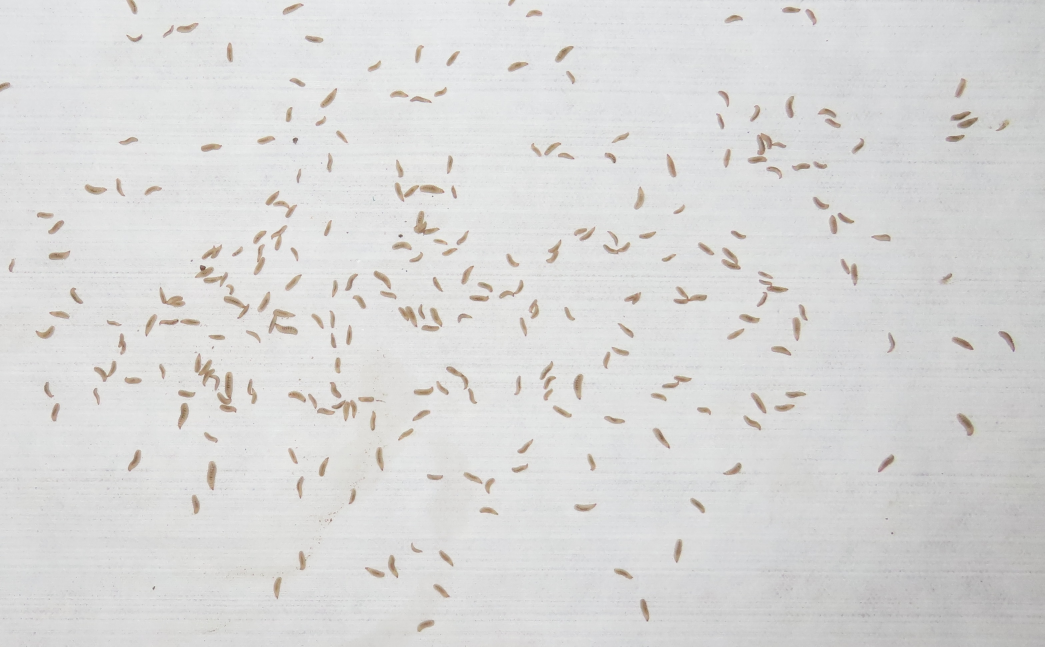
#> input picture Prueba 2_Cortada.JPG, 3134 x 1940 px, found by its file name (shown at 1/3 size)
$ python test2.py
#> lines starting #> are read from the running program, lines starting #| are printed output that depends on the picture; after the words box and inside, x2 and y2 are one past the last pixel; in counts of white or black regions, pixels touching at a corner belong together
import cv2
import numpy as np
import imutils

# Read the image
imagen = cv2.imread("Prueba 2_Cortada.jpg")
#> imagen is the input picture: shape (1940, 3134, 3); mean B, G, R 216.2, 216.9, 217.2

# Resize the image
imagen = imutils.resize(imagen, width=1000)
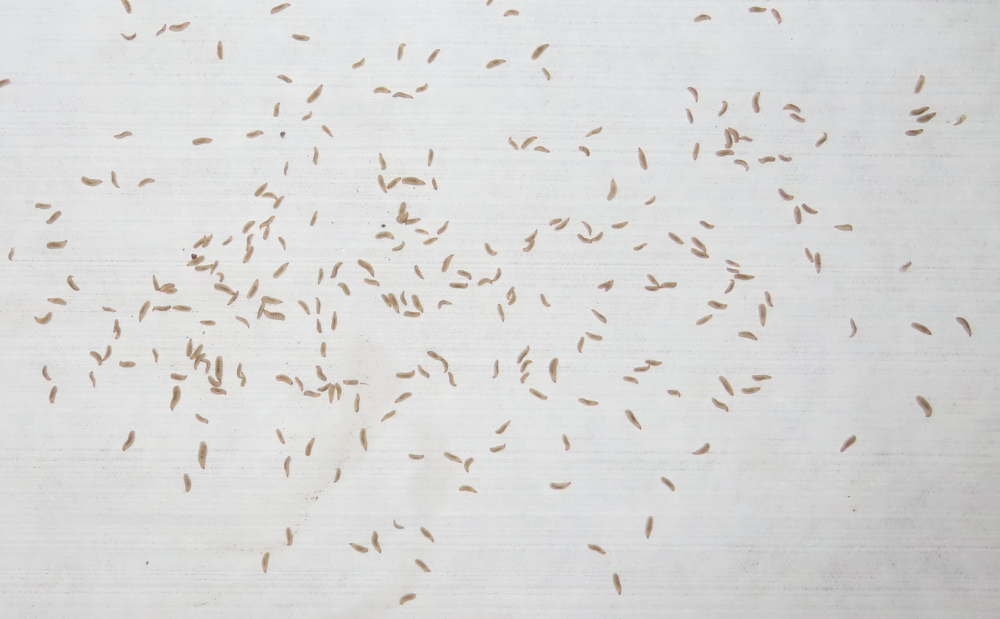
#> imagen: shape (619, 1000, 3); mean B, G, R 216.2, 216.9, 217.2

# Convert image to grayscale
gray = cv2.cvtColor(imagen, cv2.COLOR_BGR2GRAY)

# Preprocessing
# Ajuste de parámetros para suavizado de imagen
smoothed_image = cv2.GaussianBlur(gray, (7, 7), 0)
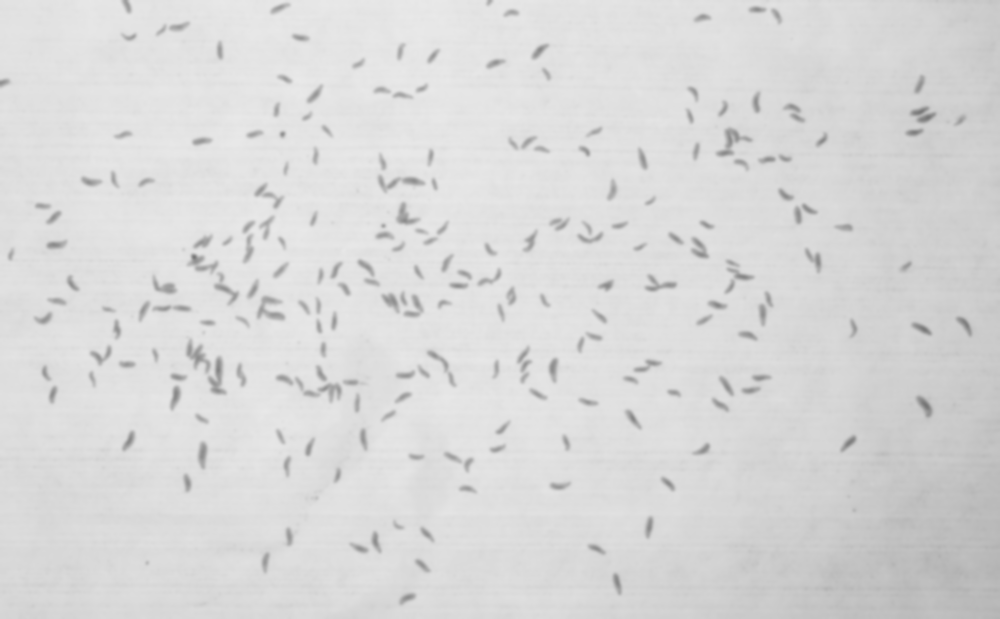
#> smoothed_image: shape (619, 1000); min 118, max 233, mean 216.9
adaptive_threshold = cv2.adaptiveThreshold(smoothed_image, 255, cv2.ADAPTIVE_THRESH_GAUSSIAN_C, cv2.THRESH_BINARY, 11,
                                           2)
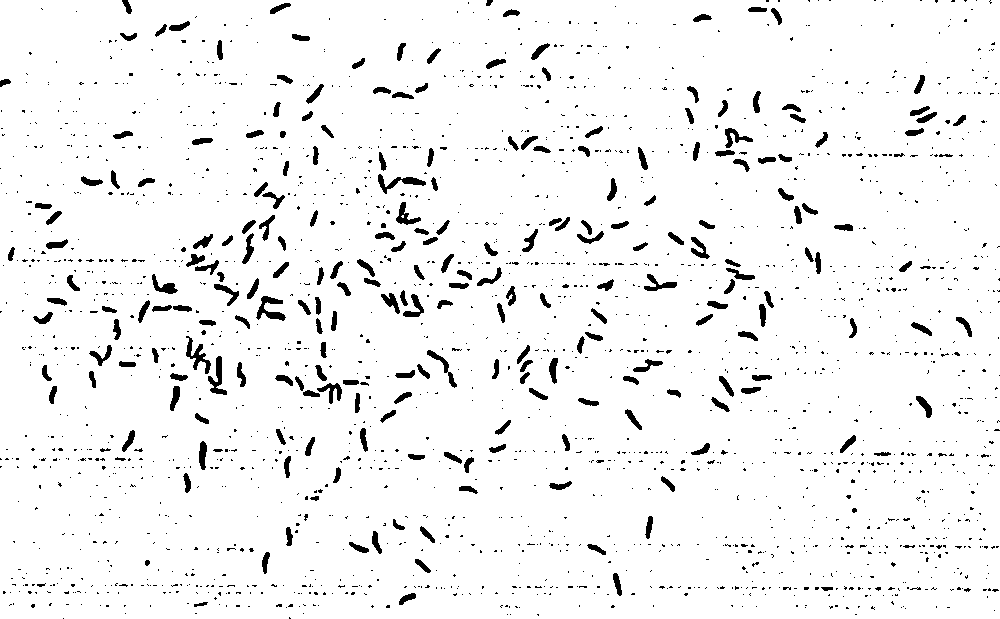
#> adaptive_threshold: shape (619, 1000); 95.1% white; 2089 black regions (1842 under 20 px)

# Contour detection
contours, _ = cv2.findContours(adaptive_threshold, cv2.RETR_LIST, cv2.CHAIN_APPROX_SIMPLE)
#> contours = 2294 contours, 2007 with area under 20; largest, box (x1, y1, x2, y2) and area: (0, 0, 1000, 619) 617100, (185, 335, 212, 375) 400, (255, 295, 287, 322) 394, (377, 173, 427, 195) 371, (207, 355, 228, 396) 357

# Draw contours on original image and count worms
num_worms = 0
for idx, contour in enumerate(contours):
    area = cv2.contourArea(contour)
    if area < 50:  # Filter out small contours
        continue
    # Get centroid of contour
    M = cv2.moments(contour)
    cX = int(M["m10"] / M["m00"])
    cY = int(M["m01"] / M["m00"])
    # Draw contour
    cv2.drawContours(imagen, [contour], -1, (0, 255, 0), 1)
    # Draw number above contour
    num_worms += 1
    cv2.putText(imagen, str(num_worms), (cX, cY - 20), cv2.FONT_HERSHEY_SIMPLEX, 0.5, (0, 0, 255), 2)
#> this loop made 2294 passes
#> area on pass 55: 22.5
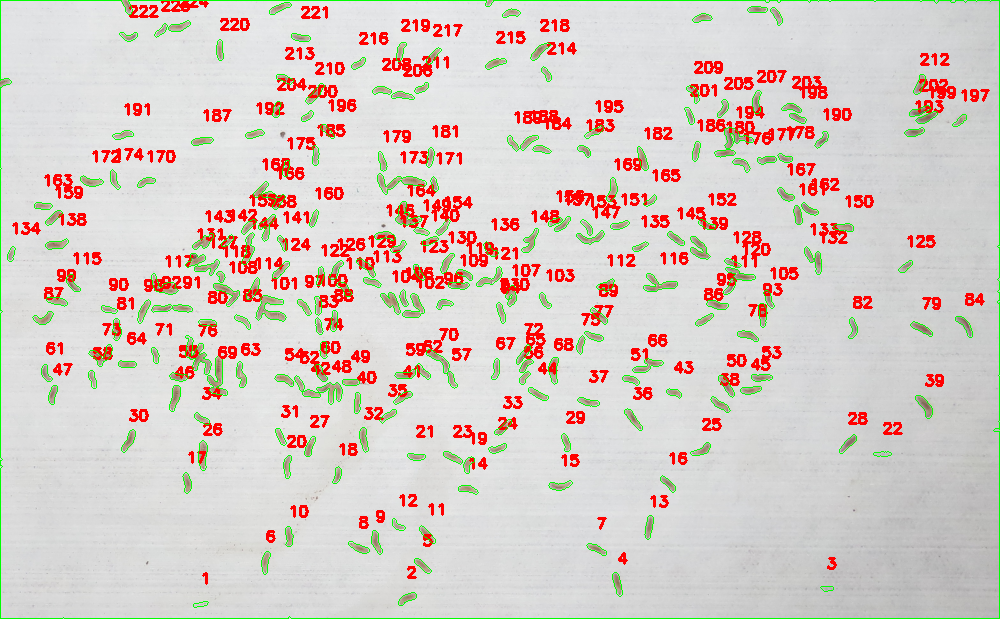
#> imagen: shape (619, 1000, 3); 8.43% of pixels changed, all inside (x1, y1, x2, y2) = (0, 0, 1000, 619)
#> after the loop, num_worms = 230

# Display the result and show the count
cv2.putText(imagen, f"Number of worms: {num_worms}", (20, 40), cv2.FONT_HERSHEY_SIMPLEX, 1, (0, 0, 255), 2)
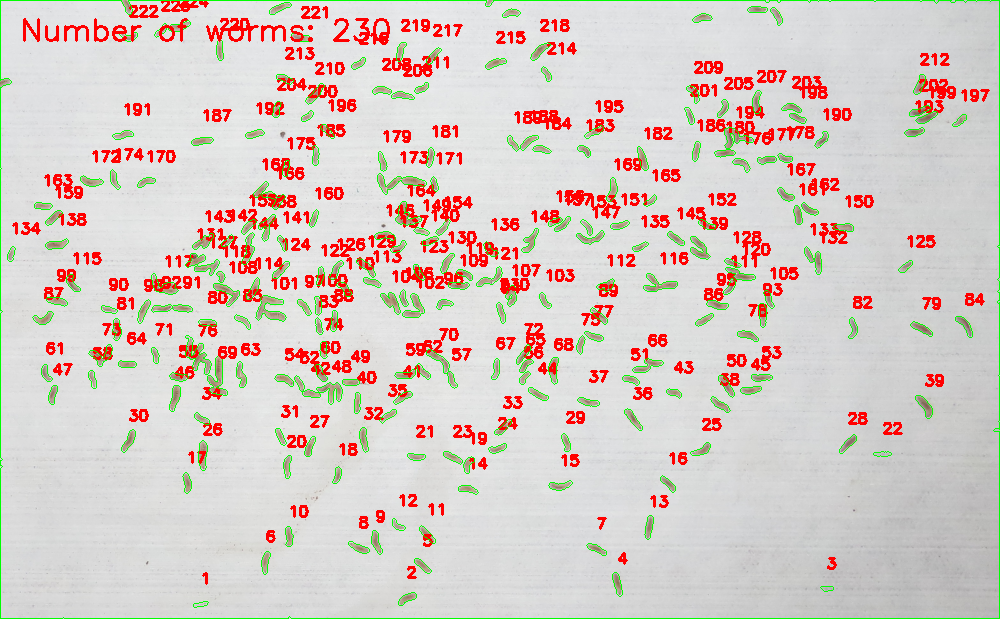
#> imagen: shape (619, 1000, 3); 0.35% of pixels changed, all inside (x1, y1, x2, y2) = (23, 18, 390, 42)
cv2.imshow("Detected Worms", imagen)
cv2.waitKey(0)
cv2.destroyAllWindows()
